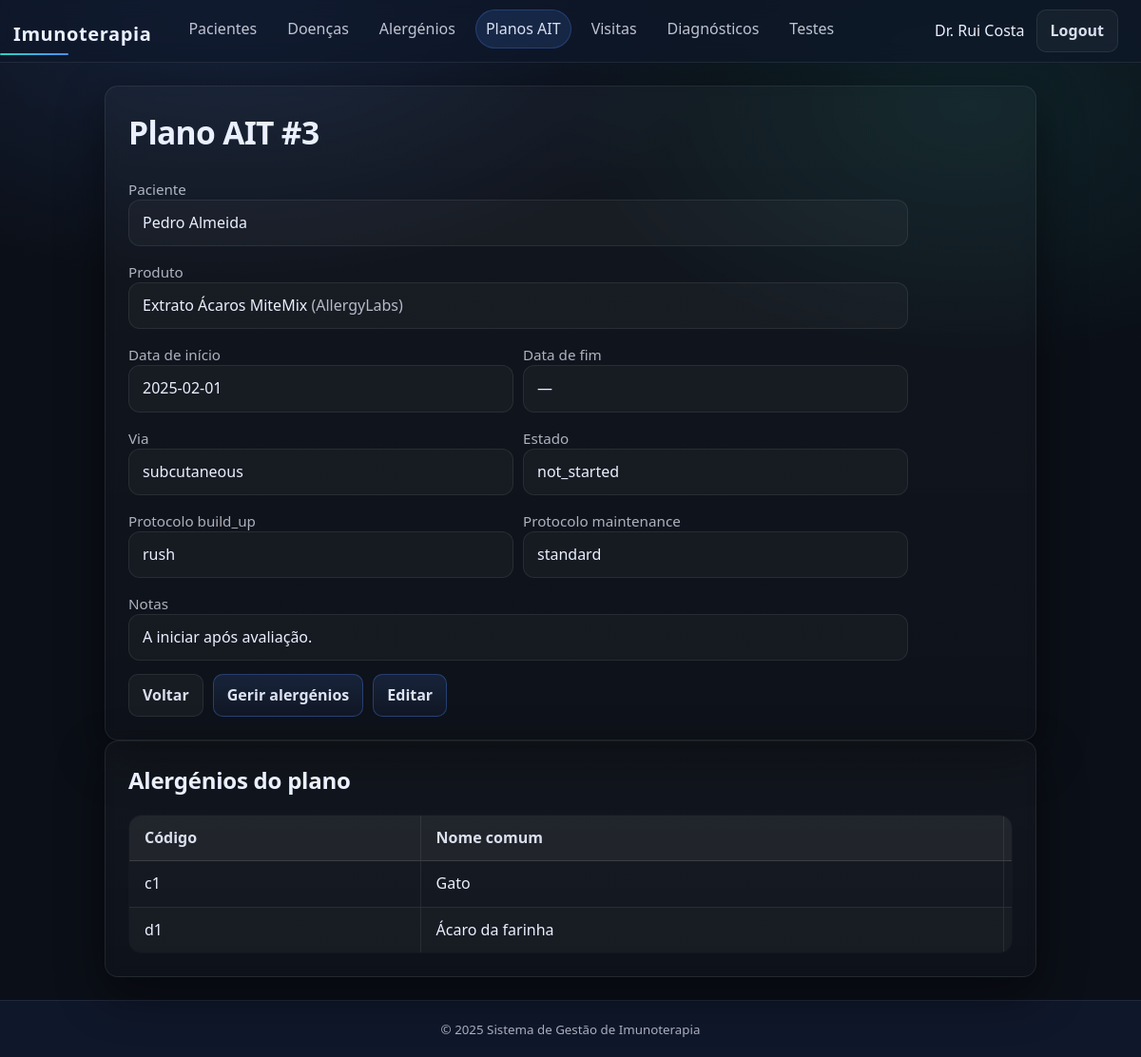
Page /php/public/plan_view.php?id=3 (signed in) on the committed database.
### tables this page shows
CREATE TABLE "Planos AIT" (  "id" INTEGER PRIMARY KEY,  "paciente_id" INTEGER NOT NULL,  "produto_id" INTEGER NOT NULL,  "data_início" TEXT NOT NULL,  "data_fim" TEXT,  "via" TEXT NOT NULL,  "protocolo_build_up" TEXT NOT NULL,  "protocolo_maintenance" TEXT NOT NULL,  "estado" TEXT NOT NULL,  "notas" TEXT,  FOREIGN KEY ("paciente_id") REFERENCES "Pacientes"("id") ON DELETE CASCADE,  FOREIGN KEY ("produto_id") REFERENCES "Produtos"("id") ON DELETE RESTRICT,  CHECK ("data_fim" IS NULL OR "data_fim" >= "data_início"));

CREATE TABLE "Pacientes" (
  "id"            INTEGER PRIMARY KEY,
  "nome_completo" TEXT NOT NULL,
  "data_nascimento" TEXT NOT NULL,          -- ISO: YYYY-MM-DD
  "sexo"          TEXT NOT NULL CHECK ("sexo" IN ('M','F','X')),
  "telefone"      TEXT,
  "email"         TEXT
);

CREATE TABLE "Produtos" (
  "id"              INTEGER PRIMARY KEY,
  "nome"            TEXT NOT NULL,
  "tipo"            TEXT NOT NULL,          -- ex: tablet/extract
  "concentração"    REAL,
  "unidade"         TEXT,                   -- ex: IR, ug/mL
  "fabricante_id"   INTEGER NOT NULL,
  FOREIGN KEY ("fabricante_id") REFERENCES "Fabricantes"("id") ON DELETE RESTRICT
);

CREATE TABLE "Fabricantes" (
  "id"            INTEGER PRIMARY KEY,
  "nome"          TEXT NOT NULL UNIQUE,
  "país"          TEXT,
  "email"         TEXT,
  "telefone"      TEXT
);

CREATE TABLE "Alergénios" (
  "código_who_iuis" TEXT PRIMARY KEY,       -- ex: t1, g6
  "espécie"         TEXT NOT NULL,
  "nome_comum"      TEXT NOT NULL,
  "nome_bioquímico" TEXT,
  "categoria"       TEXT NOT NULL            -- ex: mite/pollen/food
);

### php/public/plan_view.php (the view, shortened to what this page needs)
<?php
require_once __DIR__ . '/../../includes/auth.php';
$id = (int)($_GET['id'] ?? 0);
try {
  $stmt = $pdo->prepare('
    SELECT
      p."id",
      p."data_início",
      p."data_fim",
      p."via",
      p."protocolo_build_up",
      p."protocolo_maintenance",
      p."estado",
      p."notas",
      pa."id" AS paciente_id,
      pa."nome_completo" AS paciente_nome,
      pr."id" AS produto_id,
      pr."nome" AS produto_nome,
      f."nome" AS fabricante_nome
    FROM "Planos AIT" p
    JOIN "Pacientes" pa ON pa."id" = p."paciente_id"
    JOIN "Produtos" pr ON pr."id" = p."produto_id"
    LEFT JOIN "Fabricantes" f ON f."id" = pr."fabricante_id"
    WHERE p."id" = ?
  ');
  $stmt->execute([$id]);
  $plan = $stmt->fetch();
  $aStmt = $pdo->prepare('
    SELECT a."código_who_iuis", a."nome_comum", a."categoria"
    FROM "Plano AIT - Alergénios" pa
    JOIN "Alergénios" a ON a."código_who_iuis" = pa."alergénio_código"
    WHERE pa."plano_id" = ?
    ORDER BY a."nome_comum"
  ');
  $aStmt->execute([$id]);
  $allergens = $aStmt->fetchAll();
} catch (Throwable $e) {
  header('Location: ' . $BASE_URL . '/plans.php?error=' . urlencode('Erro: ' . $e->getMessage()));
  exit;
}
require_once __DIR__ . '/../../includes/header.php';
?>
<section class="card">
  <h1>Plano AIT #<?= htmlspecialchars((string)$plan['id']) ?></h1>
  <div style="display:grid; gap:10px; max-width:820px;">
    <div class="field">
      <label>Paciente</label>
      <div class="input-like"><?= htmlspecialchars($plan['paciente_nome']) ?></div>
    </div>
    <div class="field">
      <label>Produto</label>
      <div class="input-like">
        <?= htmlspecialchars($plan['produto_nome']) ?>
        <?php if (!empty($plan['fabricante_nome'])): ?>
          <span style="opacity:.75;">(<?= htmlspecialchars($plan['fabricante_nome']) ?>)</span>
        <?php endif; ?>
      </div>
    </div>
    <div style="display:grid; grid-template-columns: repeat(2, minmax(0, 1fr)); gap:10px;">
      <div class="field">
        <label>Data de início</label>
        <div class="input-like"><?= htmlspecialchars($plan['data_início']) ?></div>
      </div>
      <div class="field">
        <label>Data de fim</label>
        <div class="input-like"><?= htmlspecialchars($plan['data_fim'] ?: '—') ?></div>
      </div>
    </div>
    <div style="display:grid; grid-template-columns: repeat(2, minmax(0, 1fr)); gap:10px;">
      <div class="field">
        <label>Via</label>
        <div class="input-like"><?= htmlspecialchars($plan['via']) ?></div>
      </div>
      <div class="field">
        <label>Estado</label>
        <div class="input-like"><?= htmlspecialchars($plan['estado']) ?></div>
      </div>
    </div>
    <div style="display:grid; grid-template-columns: repeat(2, minmax(0, 1fr)); gap:10px;">
      <div class="field">
        <label>Protocolo build_up</label>
        <div class="input-like"><?= htmlspecialchars($plan['protocolo_build_up']) ?></div>
      </div>
      <div class="field">
        <label>Protocolo maintenance</label>
        <div class="input-like"><?= htmlspecialchars($plan['protocolo_maintenance']) ?></div>
      </div>
    </div>
    <div class="field">
      <label>Notas</label>
      <div class="input-like"><?= htmlspecialchars($plan['notas'] ?: '—') ?></div>
    </div>
  </div>
  <div style="display:flex; gap:10px; margin-top:14px; flex-wrap:wrap;">
    <a class="btn" href="<?= $BASE_URL ?>/plans.php">Voltar</a>
    <a class="btn btn-soft" href="<?= $BASE_URL ?>/plan_allergens.php?id=<?= urlencode((string)$id) ?>">Gerir alergénios</a>
    <a class="btn btn-soft" href="<?= $BASE_URL ?>/plan_edit.php?id=<?= urlencode((string)$id) ?>">Editar</a>
  </div>
</section>
<section class="card">
  <h2>Alergénios do plano</h2>
  <table class="table table-compact">
    <thead>
      <tr>
        <th>Código</th>
        <th>Nome comum</th>
        <th>Categoria</th>
      </tr>
    </thead>
    <tbody>
      <?php foreach ($allergens as $a): ?>
        <tr>
          <td><?= htmlspecialchars($a['código_who_iuis']) ?></td>
          <td><?= htmlspecialchars($a['nome_comum']) ?></td>
          <td><?= htmlspecialchars($a['categoria']) ?></td>
        </tr>
      <?php endforeach; ?>
    </tbody>
  </table>
</section>
<?php require_once __DIR__ . '/../../includes/footer.php'; ?>

### php/public/css/base.css (style rules this page uses)
* { margin:0; padding:0; box-sizing:border-box; }
html, body { height:100%; font-family: var(--font); background: radial-gradient(900px 500px at 20% 0%, rgba(79,140,255,.16), transparent 60%), radial-gradient(800px 500px at 85% 10%, rgba(45,212,191,.10), transparent 55%), var(--bg); color: var(--text); line-height: 1.45; }
a { color: var(--primary); text-decoration:none; }
h1 { font-size:2.1rem; letter-spacing:-.02em; margin: 0 0 var(--s-2) 0; }
h2 { font-size:1.5rem; letter-spacing:-.01em; margin: 0 0 var(--s-2) 0; }
.card { background: linear-gradient(180deg, rgba(255,255,255,.03), rgba(255,255,255,.015)); border:1px solid var(--border); border-radius: var(--r-2); padding: var(--s-5); box-shadow: var(--shadow); backdrop-filter: blur(6px); }
body { min-height: 100vh; display: flex; flex-direction: column; }
.input-like { padding: 12px 14px; border-radius: 12px; border: 1px solid rgba(255,255,255,.08); background: rgba(255,255,255,.03); }

### php/public/css/components.css (style rules this page uses)
.btn { appearance: none; border: 1px solid var(--border); background: rgba(255,255,255,.04); color: rgba(234,240,255,.92); padding: 10px 14px; border-radius: 10px; font-weight: 600; cursor: pointer; transition: background .2s ease, border-color .2s ease, transform .1s ease; }
.btn-soft { background: linear-gradient( 180deg, rgba(79,140,255,.14), rgba(79,140,255,.05) ); border-color: rgba(79,140,255,.32); color: rgba(234,240,255,.94); }
.card table, .table { width: 100%; border-collapse: collapse; table-layout: auto; background: rgba(255,255,255,.02); border: 1px solid var(--border); border-radius: var(--r-2); overflow: hidden; }
.card table th, .card table td, .table th, .table td { padding: 14px 18px; border-bottom: 1px solid var(--border); vertical-align: middle; }
.card table th, .table th { text-align: left; font-weight: 800; color: rgba(234,240,255,.92); background: rgba(255,255,255,.03); }
.card table th + th, .card table td + td, .table th + th, .table td + td { border-left: 1px solid var(--border); }
.card table td, .table td { white-space: normal; overflow-wrap: normal; word-break: normal; }
.card > * + * { margin-top: 18px; }
.card h1, .card h2 { margin-bottom: 6px; }
.card table td:nth-child(2), .card table td:nth-child(4), .table td:nth-child(2), .table td:nth-child(4) { white-space: nowrap; }
.card table th:last-child, .card table td:last-child, .table th:last-child, .table td:last-child { text-align: center; vertical-align: middle; width: 1%; white-space: nowrap; }
.card table tbody tr:nth-child(even) td, .table tbody tr:nth-child(even) td { background: rgba(255,255,255,.015); }
.card table thead th, .table thead th { background: rgba(255,255,255,.05); border-bottom: 1px solid rgba(255,255,255,.12); }
.card table th, .card table td, .table th, .table td { padding: 12px 16px; }
.table, .card table { table-layout: fixed; }
.table td:nth-child(1), .table th:nth-child(1) { width: 70px; }
.table td:nth-child(2), .table th:nth-child(2) { width: 140px; }
.table td:nth-child(3), .table th:nth-child(3) { width: 160px; }

### php/public/css/forms.css (style rules this page uses)
label { display: block; margin-top: 6px; font-size: .95rem; color: var(--muted); }
main.container > .card { max-width: 980px; margin-left: auto; margin-right: auto; }

### php/public/css/theme.css (style rules this page uses)
:root { --bg: #0b0f17; --surface: #111827; --surface-2: #0f172a; --border: rgba(255,255,255,.08); --primary: #4f8cff; --primary-2: #2f6fff; --accent: #2dd4bf; --accent-2: #22c55e; --danger: #fb7185; --text: #eaf0ff; --muted: rgba(234,240,255,.72); --font: system-ui, -apple-system, Segoe UI, Roboto, Arial, sans-serif; --s-1: 6px; --s-2: 10px; --s-3: 14px; --s-4: 18px; --s-5: 24px; --r-1: 10px; --r-2: 14px; --shadow: 0 18px 50px rgba(0,0,0,.45); }

### rows in the picture
planos ait: id "3", paciente.nome_completo "Pedro Almeida", produto.nome "Extrato Ácaros MiteMix", fabricantes.nome "AllergyLabs", data_início "2025-02-01", data_fim "—", via "subcutaneous", estado "not_started", protocolo_build_up "rush", protocolo_maintenance "standard", notas "A iniciar após avaliação."
alergénios: código_who_iuis "c1", nome_comum "Gato"
alergénios: código_who_iuis "d1", nome_comum "Ácaro da farinha"

### other values in the picture
$_SESSION['user']['full_name'] "Dr. Rui Costa"
